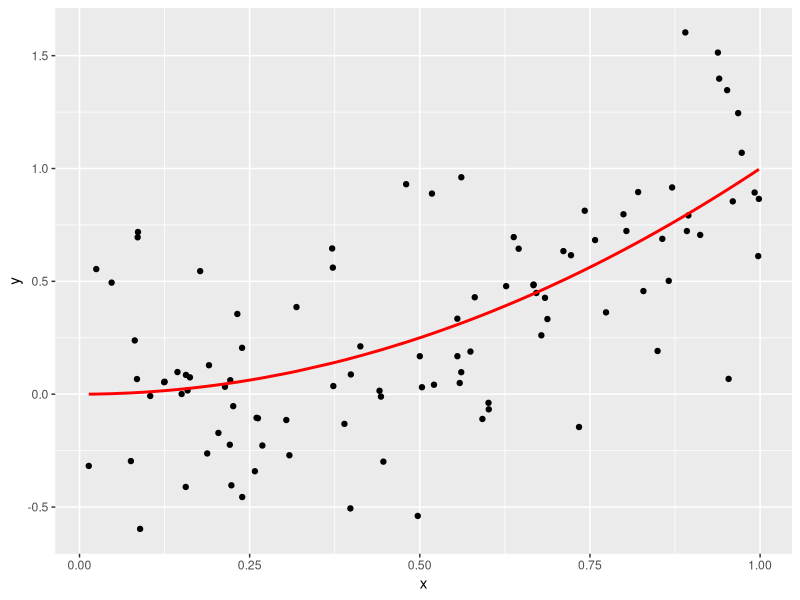
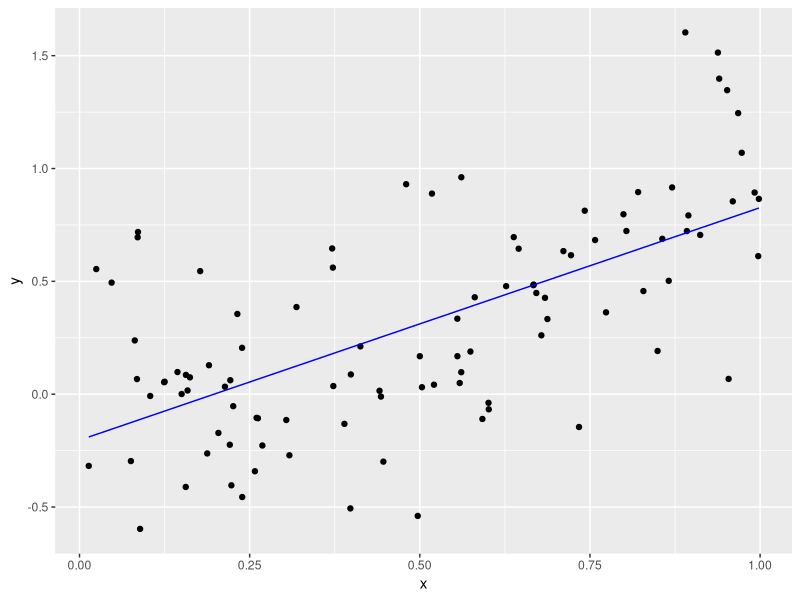

Write the R code that produced these figures, in order. (Note: a time limit stopped this script after it produced the figures.)
# Setup -------------------------------------------------------------------
library(tidyverse)
library(broom)

# Let these be:
# -true function f(x) for a one-dimensional predictor x
# -the standard deviation of the true epsilon i.e. the noise
f <- function(x) {
  x^2
}
sigma <- 0.3

# This function generates a random sample. Random in terms of both
# -the predictor x
# -the amount of noise eps
generate_sample <- function(f, n_sim, sigma) {
  data_frame(
    x = runif(n = n_sim, min = 0, max = 1),
    f_x = f(x),
    eps = rnorm(n = n_sim, mean = 0, sd = sigma),
    y = f_x + eps
  )
}



# Generate Training Data via Sampling -------------------------------------
train_data <- generate_sample(f, n_sim = 100, sigma = sigma)

# The true model f(x) is in red. We observe points (x,y). Here we are pretending
# to know the exact break down of y into f(x) and eps
ggplot(train_data, aes(x=x)) +
  geom_point(aes(y=y)) +
  geom_line(aes(y=f_x), col="red", size=1)

# In a realistic situation, we only know x & y, not f(x) & eps. So we should
# remove them
train_data <- train_data %>%
  select(x, y)



# Generate Test Data, Fit Model, and Get Predictions -------------------

# 1. Generate test data via sampling. Recall in test data, we only have the
# predictors x:
test_data <- generate_sample(f, n_sim = 100, sigma = sigma) %>%
  select(x)

# 2. Fit Model: Simple linear regression
model <- lm(y ~ x, data = train_data)
train_data_augmented <- model %>%
  augment() %>%
  tbl_df()
# Plot fitted model to training data
ggplot(data=train_data_augmented, aes(x=x)) +
  geom_point(aes(y=y)) +
  geom_line(aes(y=.fitted), col="blue")

# 3. Get Predictions
# Note: we use augment(newdata=BLAH) here, since it works. This is equivalent
# to using the predict() function.
predictions <- model %>%
  augment(newdata=test_data) %>%
  tbl_df() %>%
  .[[".fitted"]]



# Main For Loop -------------------------------------------------
set.seed(76)
n_sim <- 10000

# Create new test data: a single point
x0 <- 0.95
test_data <- data_frame(x=x0)

# Save predictions here
predictions <- rep(0, n_sim)

for(i in 1:n_sim) {
  # Generate sample traning data
  sample_train<-generate_sample(f,n_sim=100,sigma)
  
  # Train model on sample training data
  model <- lm(y ~ x, data = sample_train)
  
  # Make prediction on test_data point 0.95
  predictions[i]<-model %>%
    augment(newdata=test_data) %>%
    tbl_df() %>%
    .[[".fitted"]]
  
  if(i %% 100 == 0){
    print(i)
  }
}

# Pull the Curtain! Reveal truth: i.e. show all components we really know, but
# pretended not to:
set.seed(76)
truth <- data_frame(
  x = rep(x0, n_sim),
  f_x = f(x),
  eps = rnorm(n = n_sim, mean = 0, sd = 0.3),
  y = f_x + eps
  )

# Add predictions
truth <- truth %>%
  mutate(y_hat=predictions)

# Compute MSE, (Avg Bias of f_hat)^2, Variance of f_hat, sigma^2:
# FILL THIS IN:

MSE <- mean((truth$y_hat-truth$y)^2)

Bias <- (mean(truth$f_x-truth$y_hat))^2

Var_f_Hat <- var(truth$y_hat)

Sigma_Sqrd <- var(truth$eps)

# Calculated MSE is approximately Bias + Var_f_Hat + Sigma_Sqrd
         
  
